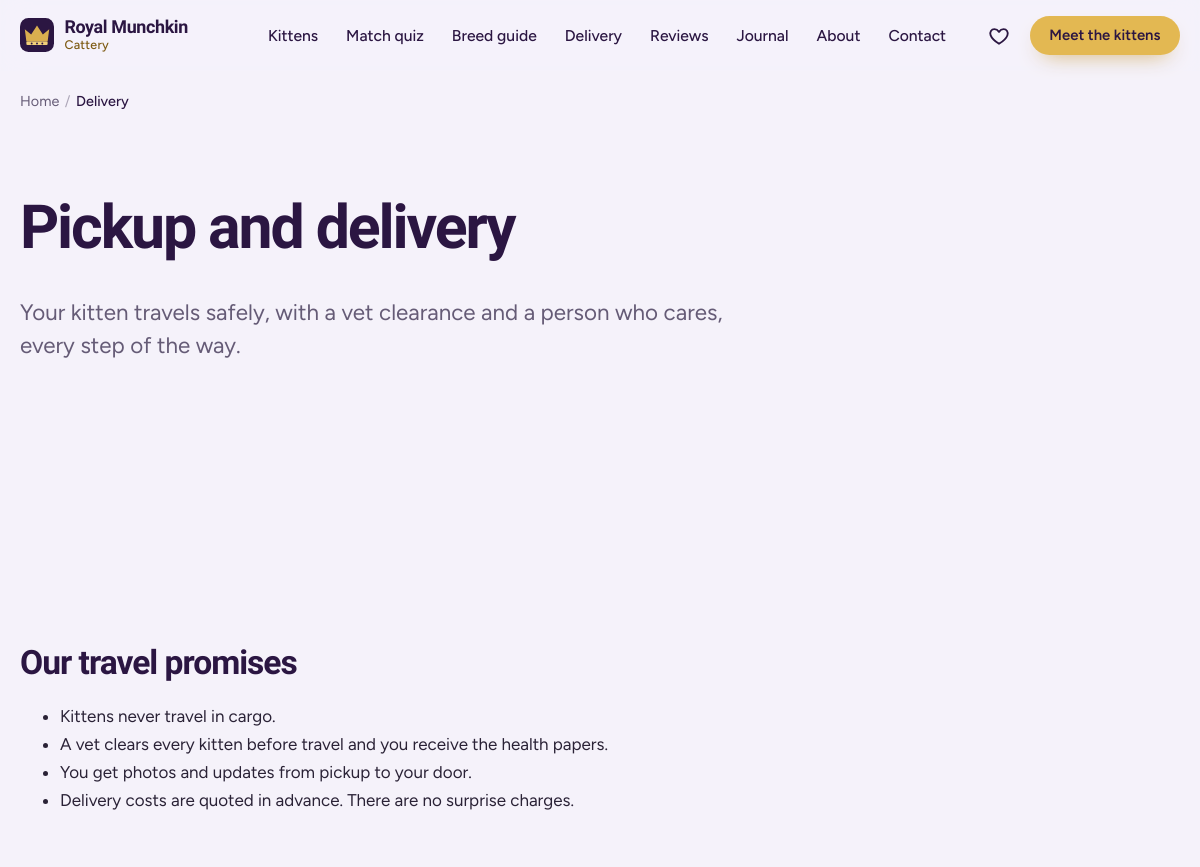
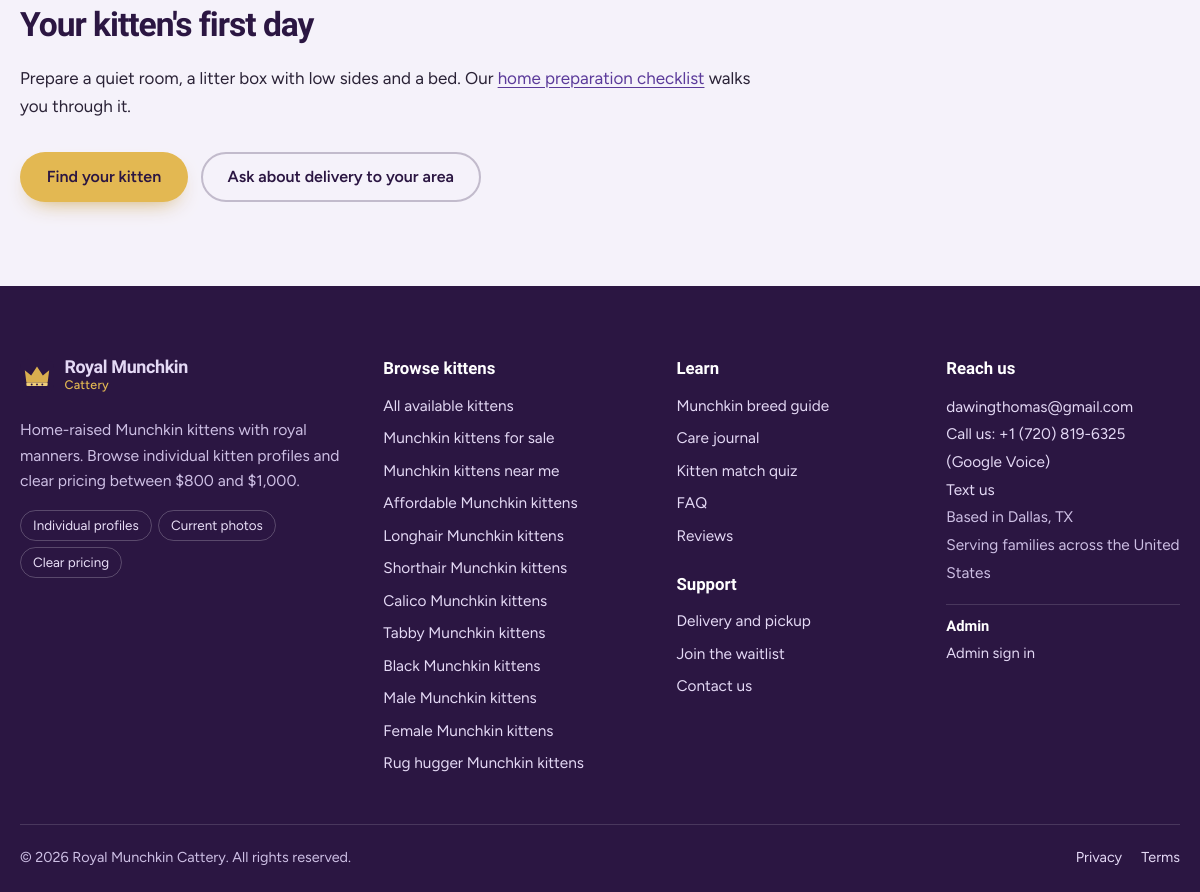
The app's page /delivery/ with its own data (2 pictures, top to bottom).
### core/models.py (models this page shows, shortened)
class SiteSettings(models.Model):
    business_name = models.CharField(max_length=120, default="Royal Munchkin Cattery")
    tagline = models.CharField(max_length=200, default="Home-raised Munchkin kittens with royal manners")
    city = models.CharField(max_length=100, default="Dallas", help_text="Used in schema.org markup. Clear it to hide the address.")
    state = models.CharField(max_length=2, default="TX", blank=True)
    contact_phone = models.CharField(max_length=24, blank=True, help_text="Digits with country code, e.g. +15551234567")
    whatsapp_number = models.CharField(max_length=20, blank=True, help_text="Digits only, e.g. 15551234567")
    contact_email = models.EmailField(default="dawingthomas@gmail.com")
    instagram_url = models.URLField(blank=True)
    facebook_url = models.URLField(blank=True)
    tiktok_url = models.URLField(blank=True)
    youtube_url = models.URLField(blank=True)
    kittens_placed_count = models.PositiveIntegerField(
        default=0, help_text="Shown on the homepage only when above zero. Use a real number."
    )
    announcement = models.CharField(max_length=160, blank=True, help_text="Optional banner above the header (e.g. 'New litter due in March').")
    class Meta:
        verbose_name = "Site Settings"
        verbose_name_plural = "Site Settings"
    @classmethod
    def load(cls):
        obj = cache.get(SETTINGS_CACHE_KEY)
        if obj is None:
            obj, _ = cls.objects.get_or_create(pk=1)
            cache.set(SETTINGS_CACHE_KEY, obj, 300)
        return obj

### core/views.py (the view)
# urls.py: path("delivery/", views.DeliveryView.as_view(), name="delivery"),
class DeliveryView(TemplateView):
    template_name = "core/delivery.html"
    def get_context_data(self, **kwargs):
        ctx = super().get_context_data(**kwargs)
        ctx["delivery_options"] = DELIVERY_OPTIONS
        ctx["meta_title"] = "Munchkin Kitten Delivery & Pickup | Royal Munchkin Cattery"
        ctx["meta_description"] = (
            "How Munchkin kitten pickup and delivery works: visits by appointment, ground delivery and "
            "in-cabin flight nanny. Kittens never fly in cargo."
        )
        ctx["breadcrumbs"] = [("Home", "/"), ("Delivery", "/delivery/")]
        return ctx

### templates/core/delivery.html
{% extends "base.html" %}
{% block content %}
<section class="section"><div class="container">
  <div class="section-head"><h1 style="font-size:clamp(2.2rem,1.4rem + 3.4vw,3.8rem)">Pickup and delivery</h1>
  <p class="lede">Your kitten travels safely, with a vet clearance and a person who cares, every step of the way.</p></div>
  <div class="delivery-grid">{% for title, text in delivery_options %}<article class="delivery-card reveal"><h3>{{ title }}</h3><p>{{ text }}</p></article>{% endfor %}</div>
  <div class="prose" style="margin-top:3rem">
    <h2>Our travel promises</h2>
    <ul><li>Kittens never travel in cargo.</li><li>A vet clears every kitten before travel and you receive the health papers.</li><li>You get photos and updates from pickup to your door.</li><li>Delivery costs are quoted in advance. There are no surprise charges.</li></ul>
    <h2>Your kitten's first day</h2>
    <p>Prepare a quiet room, a litter box with low sides and a bed. Our <a href="{% url 'core:journal_detail' 'how-to-prepare-your-home-for-a-munchkin-kitten' %}">home preparation checklist</a> walks you through it.</p>
  </div>
  <div class="btn-row" style="margin-top:2rem"><a class="btn btn-gold" href="{% url 'kittens:list' %}">Find your kitten</a><a class="btn btn-ghost" href="{% url 'core:contact' %}">Ask about delivery to your area</a></div>
</div></section>
{% endblock %}

### templates/partials/footer.html (shortened to what this page needs)
{% load humanize %}<footer class="site-footer">
  <div class="container footer-grid">
    <div class="footer-brand">
      <a class="brand brand-light" href="{% url 'core:home' %}">{% include "partials/logo.html" %}<span class="brand-text"><b>Royal Munchkin</b><i>Cattery</i></span></a>
      <p>{{ site_settings.tagline }}. Browse individual kitten profiles and clear pricing between ${{ MIN_PRICE }} and ${{ MAX_PRICE|intcomma }}.</p>
      <ul class="footer-badges">
        <li>Individual profiles</li><li>Current photos</li><li>Clear pricing</li>
      </ul>
    </div>
    <div>
      <h2 class="footer-h">Browse kittens</h2>
      <ul>
        <li><a href="{% url 'kittens:list' %}">All available kittens</a></li>
        {% for slug, label in FOOTER_LANDING_LINKS %}<li><a href="{% url 'core:landing' slug=slug %}">{{ label }}</a></li>{% endfor %}
      </ul>
    </div>
    <div>
      <h2 class="footer-h">Learn</h2>
      <ul>
        <li><a href="{% url 'core:breed_guide' %}">Munchkin breed guide</a></li>
        <li><a href="{% url 'core:journal_list' %}">Care journal</a></li>
        <li><a href="{% url 'kittens:match' %}">Kitten match quiz</a></li>
        <li><a href="{% url 'core:faq' %}">FAQ</a></li>
        <li><a href="{% url 'reviews:list' %}">Reviews</a></li>
      </ul>
      <h2 class="footer-h footer-h-2">Support</h2>
      <ul>
        <li><a href="{% url 'core:delivery' %}">Delivery and pickup</a></li>
        <li><a href="{% url 'core:waitlist' %}">Join the waitlist</a></li>
        <li><a href="{% url 'core:contact' %}">Contact us</a></li>
      </ul>
    </div>
    <div>
      <h2 class="footer-h">Reach us</h2>
      <address>
        <a href="mailto:{{ site_settings.contact_email }}">{{ site_settings.contact_email }}</a>
        {% if CONTACT_PHONE %}<br><a href="tel:{{ CONTACT_PHONE_URI }}">Call us: {{ CONTACT_PHONE }} (Google Voice)</a><br><a href="sms:{{ CONTACT_PHONE_URI }}">Text us</a>{% endif %}
        {% if site_settings.city %}<br><span>Based in {{ site_settings.city }}{% if site_settings.state %}, {{ site_settings.state }}{% endif %}</span>{% endif %}
        <br><span>{{ SITE_LOCATION_SUMMARY }}</span>
      </address>
      <div class="footer-admin">
        <h2 class="footer-h footer-h-2">Admin</h2>
        <a href="{% url 'accounts:login' %}" rel="nofollow">Admin sign in</a>
      </div>
    </div>
  </div>
  <div class="container footer-bottom">
    <span>&copy; {% now "Y" %} {{ SITE_NAME }}. All rights reserved.</span>
    <span class="footer-legal"><a href="{% url 'core:privacy' %}">Privacy</a><a href="{% url 'core:terms' %}">Terms</a></span>
  </div>
</footer>

### records on screen
SiteSettings: tagline "Home-raised Munchkin kittens with royal manners", contact_email "dawingthomas@gmail.com", contact_phone "+1 (720) 819-6325", city "Dallas", state "TX", business_name "Royal Munchkin Cattery"

### other values on screen
{{ label }} "Home"
{{ label }} "Delivery"
{{ MIN_PRICE }} "800"
{{ MAX_PRICE|intcomma }} "1,000"
{{ label }} "Munchkin kittens for sale" "Munchkin kittens near me" "Affordable Munchkin kittens" "Longhair Munchkin kittens" "Shorthair Munchkin kittens" "Calico Munchkin kittens" "Tabby Munchkin kittens" "Black Munchkin kittens" "Male Munchkin kittens" "Female Munchkin kittens" "Rug hugger Munchkin kittens"
{{ SITE_LOCATION_SUMMARY }} "Serving families across the United States"
